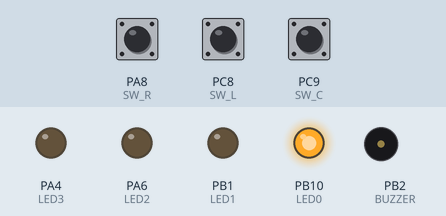
This sketch was run on a simulated STM32 Blue Pill. On the bench: output pins drawn as LEDs (lit = HIGH), buzzer (waves = sounding, pin HIGH). The inputs (shaded band) are chosen by the test bench; at power-on: PC9 (SW_C) HIGH, PA8 (SW_R) HIGH, PC8 (SW_L) HIGH.

Above: at 1.2 s.
1.3 s: PC9 (SW_C) pulled LOW for 0.15 s
At 3.4 s:
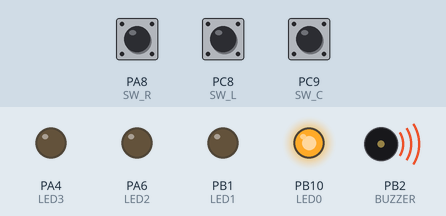
4.2 s: PA8 (SW_R) pulled LOW for 0.15 s
At 4.6 s:
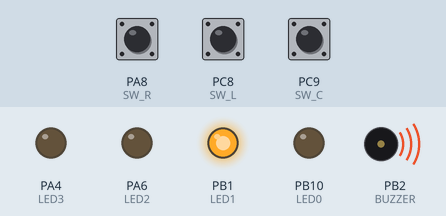
5.8 s: PC8 (SW_L) pulled LOW for 0.15 s
At 7.0 s:
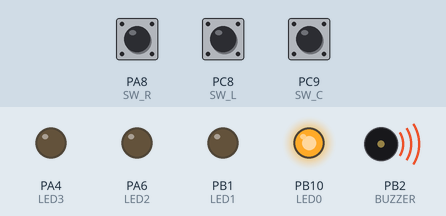
7.4 s: PA8 (SW_R) pulled LOW for 1 s
At 8.2 s:
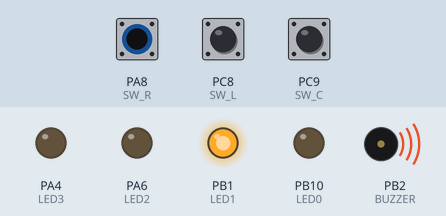
9.9 s: PA8 (SW_R) pulled LOW for 0.15 s
At 11.1 s:
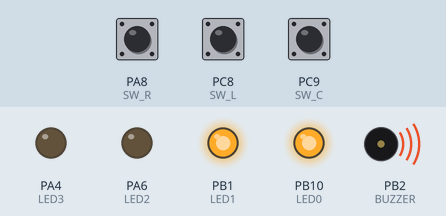
11.5 s: PC8 (SW_L) pulled LOW for 1 s
At 12.6 s:
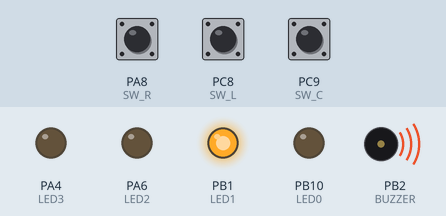
Timing chart, 0 to 14.5 s (numbered marks = the images above; inputs shaded):
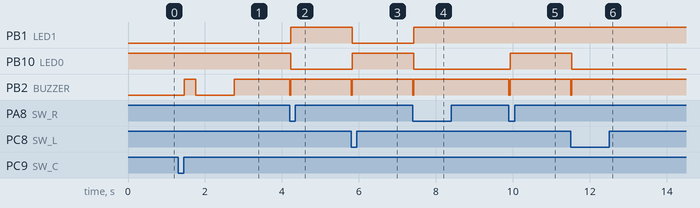

The sketch:

stm32_pico_classic_v4_STEP3_Buzzer.ino
```cpp
// (licence header left out)
#define LED0 PB10
#define LED1 PB1
#define LED2 PA6
#define LED3 PA4

#define SW_L PC8
#define SW_C PC9
#define SW_R PA8

#define BUZZER PB2

#define INC_FREQ 2000
#define DEC_FREQ 1000

#define FREQ_C 523  //ド
#define FREQ_D 587  //レ
#define FREQ_E 659  //ミ

char g_mode;

void ledSet(char data) {
  if (data & 0x01) {
    digitalWrite(LED0, HIGH);
  } else {
    digitalWrite(LED0, LOW);
  }
  if (data & 0x02) {
    digitalWrite(LED1, HIGH);
  } else {
    digitalWrite(LED1, LOW);
  }
  if (data & 0x04) {
    digitalWrite(LED2, HIGH);
  } else {
    digitalWrite(LED2, LOW);
  }
  if (data & 0x08) {
    digitalWrite(LED3, HIGH);
  } else {
    digitalWrite(LED3, LOW);
  }
}

void modeExec(char mode) {
  switch (mode) {
    case 1:
      analogWriteFrequency(FREQ_C);
      analogWrite(BUZZER, 127);
      delay(1000);
      analogWrite(BUZZER, 255);
      break;
    case 2:
      analogWriteFrequency(FREQ_D);
      analogWrite(BUZZER, 127);
      delay(1000);
      analogWrite(BUZZER, 255);
      break;
    case 3:
      analogWriteFrequency(FREQ_E);
      analogWrite(BUZZER, 127);
      delay(1000);
      analogWrite(BUZZER, 255);
      break;
    default:
      analogWrite(BUZZER, 255);
      break;
  }
}

void setup() {
  // put your setup code here, to run once:
  pinMode(LED0, OUTPUT);
  pinMode(LED1, OUTPUT);
  pinMode(LED2, OUTPUT);
  pinMode(LED3, OUTPUT);

  pinMode(SW_L, INPUT_PULLUP);
  pinMode(SW_C, INPUT_PULLUP);
  pinMode(SW_R, INPUT_PULLUP);

  g_mode = 1;
  ledSet(g_mode);
}

void loop() {
  // put your main code here, to run repeatedly:
  while (digitalRead(SW_L) & digitalRead(SW_C) & digitalRead(SW_R)) {
    continue;
  }
  if (digitalRead(SW_R) == 0) {
    g_mode++;
    if (g_mode > 15) {
      g_mode = 15;
    } else {
      analogWriteFrequency(INC_FREQ);
      analogWrite(BUZZER, 127);
      delay(30);
      analogWrite(BUZZER, 255);
    }
    ledSet(g_mode);
  }
  if (digitalRead(SW_L) == 0) {
    g_mode--;
    if (g_mode < 1) {
      g_mode = 1;
    } else {
      analogWriteFrequency(DEC_FREQ);
      analogWrite(BUZZER, 127);
      delay(30);
      analogWrite(BUZZER, 255);
    }
    ledSet(g_mode);
  }
  if (digitalRead(SW_C) == 0) {
    analogWriteFrequency(INC_FREQ);
    analogWrite(BUZZER, 127);
    delay(80);
    analogWriteFrequency(DEC_FREQ);
    analogWrite(BUZZER, 127);
    delay(80);
    analogWrite(BUZZER, 255);
    delay(300);
    modeExec(g_mode);
  }
  while (!(digitalRead(SW_L) & digitalRead(SW_C) & digitalRead(SW_R))) {
    continue;
  }
  delay(30);
}
```

Measured:
- after the input at 1.3 s, PB2 (BUZZER): LOW → HIGH after 0.16 s, → LOW 0.30 s later, → HIGH 1.0 s later
- after the input at 4.2 s, PB1 (LED1): LOW → HIGH at once; PB10 (LED0): HIGH → LOW at once; PB2 (BUZZER): HIGH → LOW at once, → HIGH 0.03 s later
- after the input at 5.8 s, PB1 (LED1): HIGH → LOW at once; PB10 (LED0): LOW → HIGH at once; PB2 (BUZZER): HIGH → LOW at once, → HIGH 0.03 s later
- after the input at 7.4 s, PB1 (LED1): LOW → HIGH at once; PB10 (LED0): HIGH → LOW at once; PB2 (BUZZER): HIGH → LOW at once, → HIGH 0.03 s later
- after the input at 9.9 s, PB10 (LED0): LOW → HIGH at once; PB2 (BUZZER): HIGH → LOW at once, → HIGH 0.03 s later
- after the input at 11.5 s, PB10 (LED0): HIGH → LOW at once; PB2 (BUZZER): HIGH → LOW at once, → HIGH 0.03 s later
